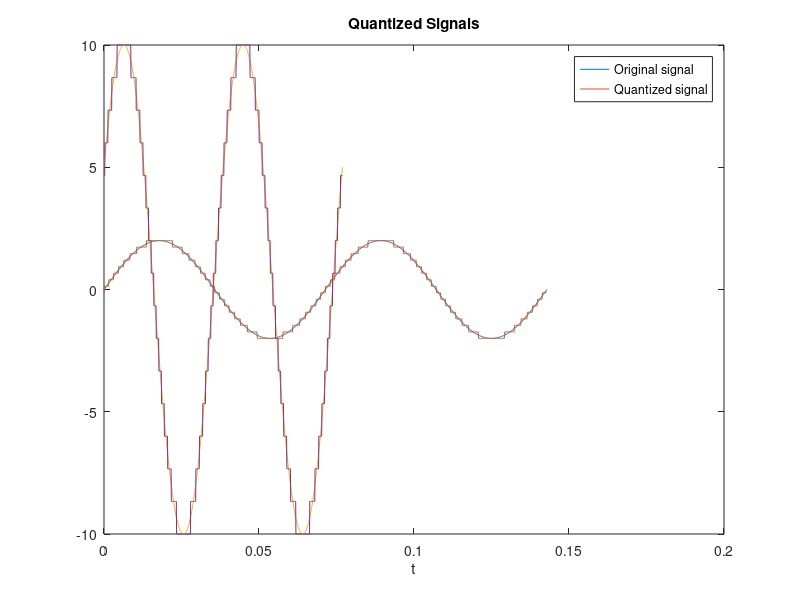

This chart was generated by the following MATLAB code:
AMP1 = 2; 
AMP2 = 10; 
FREQ1 = 14; 
FREQ2 = 26; 
P1 = 0; 
P2 = 30*pi/180; 
T1 = 1/FREQ1; 
T2 = 1/FREQ2; 
t1 = linspace(0,2*T1,1000); 
t2 = linspace(0,2*T2,1000); 
x1 = AMP1*sin(2*pi*FREQ1*t1+P1); 
x2 = AMP2*sin(2*pi*FREQ2*t2+P2); 
quatization_levels1 = linspace(-AMP1,AMP1,16); 
quatization_levels2 = linspace(-AMP2,AMP2,16); 
quatised_x1 = zeros(1,length(x1)); 
quatised_x2 = zeros(1,length(x2)); 
for i = 1:length(x1) 
 [~,index] = min(abs(quatization_levels1-x1(i))); 
 quatised_x1(i) = quatization_levels1(index); 
end 
for i = 1:length(x2) 
 [~,index] = min(abs(quatization_levels2-x2(i))); 
 quatised_x2(i) = quatization_levels2(index); 
end  
figure; 
plot(t1,x1,t1,quatised_x1); 
hold on 
plot(t2,x2,t2,quatised_x2); 
xlabel('t'); 
title('Quantized Signals'); 
legend('Original signal','Quantized signal');
